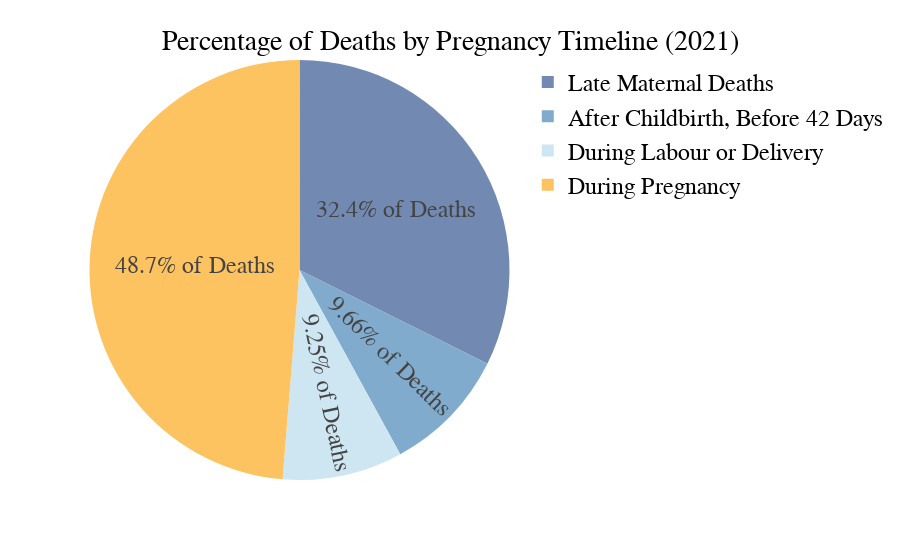

This figure's notebook cell:
### Markdown cell above
## Visualization 7
Impact of post natal care

### Code cell
pregnancy_deaths_df = pregnancy_deaths_df.dropna()
delivery_deaths_df  = delivery_deaths_df.dropna()
before_42_deaths_df = before_42_deaths_df.dropna()
lmd_df              = lmd_df.dropna()
total_deaths_df     = total_deaths_df.dropna()

pregnancy_deaths_df = pregnancy_deaths_df.rename(
    columns={"Deaths":"During Pregnancy"})
delivery_deaths_df = delivery_deaths_df.rename(
    columns={"Deaths": "During Labour or Delivery"})
before_42_deaths_df = before_42_deaths_df.rename(
    columns={"Deaths": "After Childbirth, Before 42 Days"})
lmd_df = lmd_df.rename(
    columns={"Deaths": "Late Maternal Deaths"})
total_deaths_df = total_deaths_df.rename(
    columns={"Deaths": "Total Deaths"})

deaths_df = pd.concat([pregnancy_deaths_df, delivery_deaths_df["During Labour or Delivery"], before_42_deaths_df["After Childbirth, Before 42 Days"], lmd_df["Late Maternal Deaths"]], axis=1)

pie2021 = deaths_df[deaths_df["Year"]==2018.0].reset_index(drop=True).melt(id_vars ="Year", value_name = "Deaths")

# use plotly's pie function
# first argument is the datafram, then put your x and y axis
# colors the column name referencing the different bars in each group, if you want to group the bars by the x-axis, use group bar mode
# category_orders helps order the bars, I wanted ascending order
#
fig = px.pie(pie2021, values="Deaths", names="variable",
                   category_orders={"variable": [
                       "Late Maternal Deaths", "After Childbirth, Before 42 Days", "During Labour or Delivery", "During Pregnancy"]},
                   color_discrete_sequence=[
                       "rgb(114, 138, 178)", "rgb(128, 171, 205)", "rgb(206, 229, 242)", "rgb(253, 195, 96)"])
fig.update_layout(title={
                  'text': 'Percentage of Deaths by Pregnancy Timeline (2021)',
                  'xanchor': 'center',
                  'yanchor': 'top',
                  'x': 0.5})

fig.update_traces(sort=False, textposition='inside', textinfo='percent', texttemplate='%{percent} of Deaths')
fig.update_layout(uniformtext_minsize=10, uniformtext_mode='hide')

fig.update_layout(
    font_family="Verdana",
    font_color="black",
    font_size=24,
    title_font_family="Verdana",
    title_font_color="black",
    title_font_size=28,
    legend_title_font_color="black"
)
fig

### Figure 1 — Plotly figure (JSON) as saved in the notebook; plotly's stock layout.template omitted (floating-point values rounded to 4 significant figures)
{"data": [{"direction": "clockwise", "domain": {"x": [0, 1], "y": [0, 1]}, "hovertemplate": "variable=%{label}<br>Deaths=%{value}<extra></extra>", "labels": ["Late Maternal Deaths", "After Childbirth, Before 42 Days", "During Labour or Delivery", "During Pregnancy"], "legendgroup": "", "name": "", "showlegend": true, "sort": false, "textinfo": "percent", "textposition": "inside", "texttemplate": "%{percent} of Deaths", "type": "pie", "values": [315, 94, 90, 474]}], "layout": {"font": {"color": "black", "family": "Verdana", "size": 24}, "legend": {"title": {"font": {"color": "black"}}, "tracegroupgap": 0}, "margin": {"t": 60}, "piecolorway": ["rgb(114, 138, 178)", "rgb(128, 171, 205)", "rgb(206, 229, 242)", "rgb(253, 195, 96)"], "title": {"font": {"color": "black", "family": "Verdana", "size": 28}, "text": "Percentage of Deaths by Pregnancy Timeline (2021)", "x": 0.5, "xanchor": "center", "yanchor": "top"}, "uniformtext": {"minsize": 10, "mode": "hide"}}}
